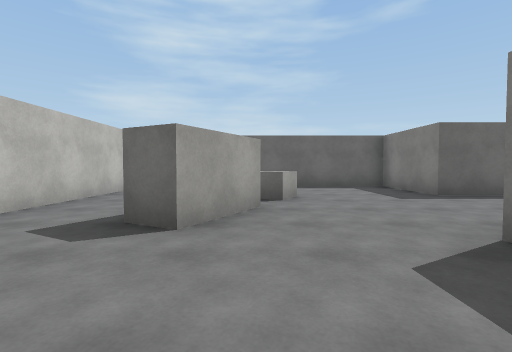
view 1 (above)

23 first-person views from a walk through a Unity game level. The camera is 1.2 m above the floor, tilts 2° down and sees 85° across. The floor is counted in squares, 2 m on a side. Each view is taken from the middle of a square. On the plan, view 1 faces up. The plan holds only what a view shows up to about 9 squares ahead; the rest is blank. The place goes on beyond the plan. Surface patterns are stand-ins for the level's own textures.

view 2
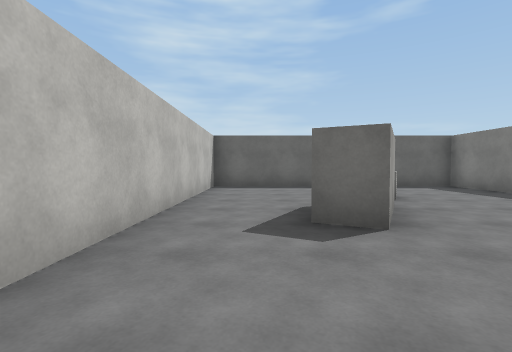

view 3
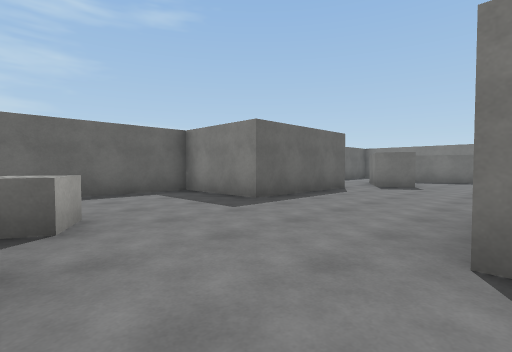

view 4
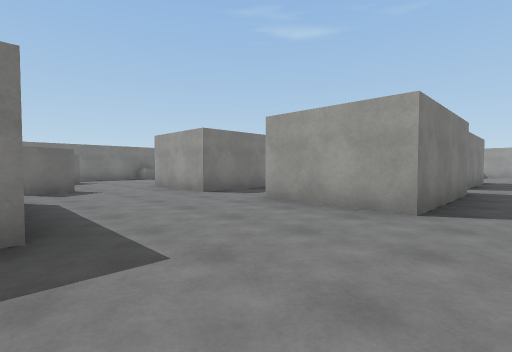

view 5
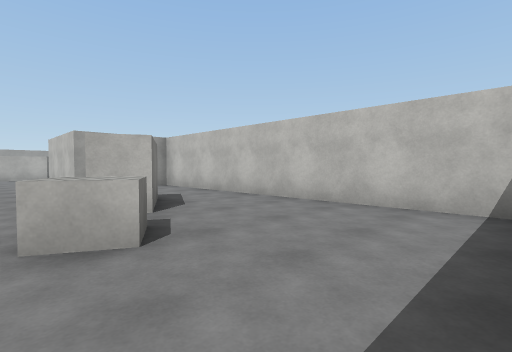

view 6
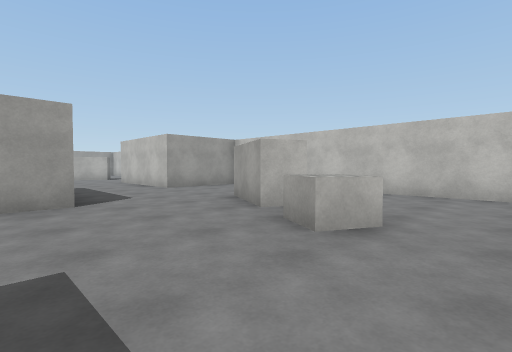

view 7
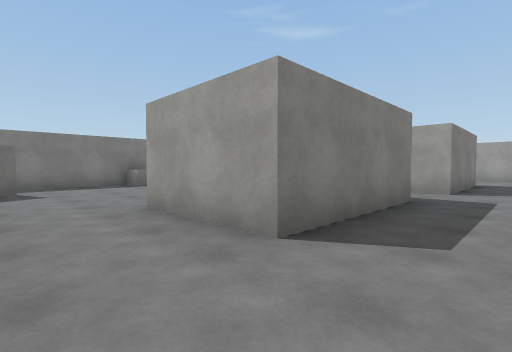

view 8
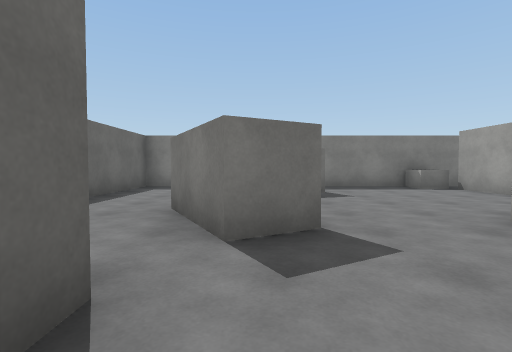

view 9
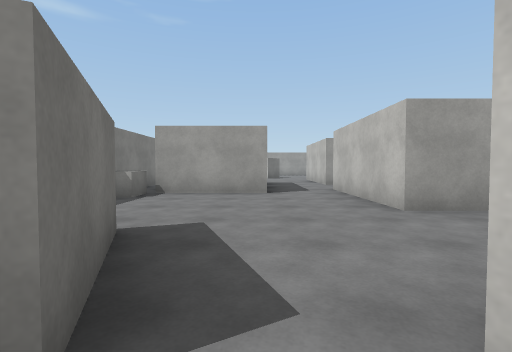

view 10
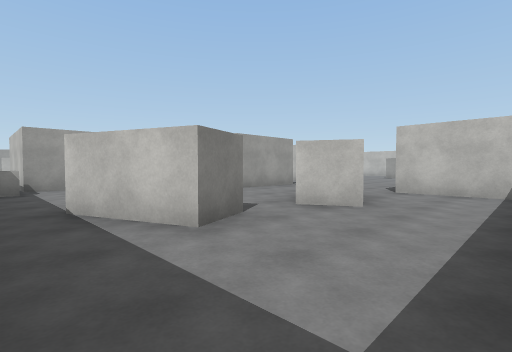

view 11
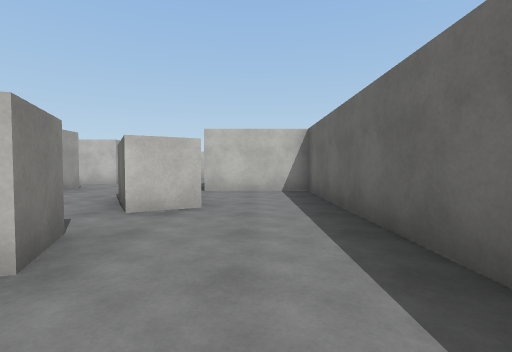

view 12
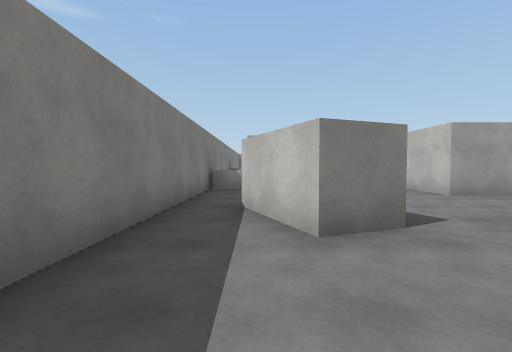

view 13
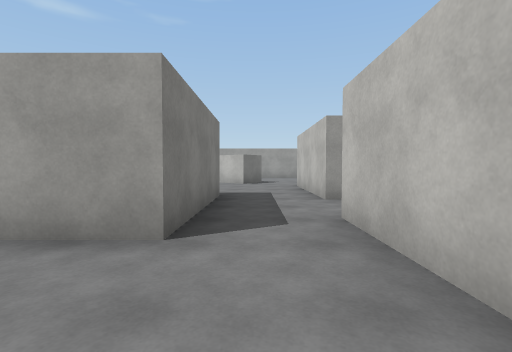

view 14
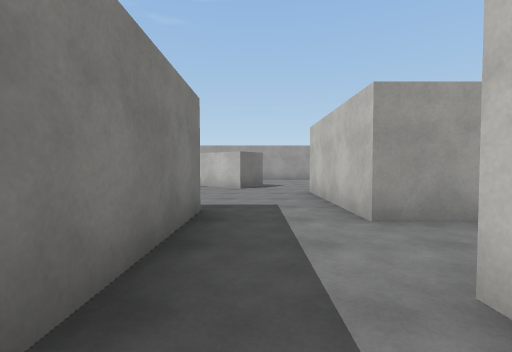

view 15
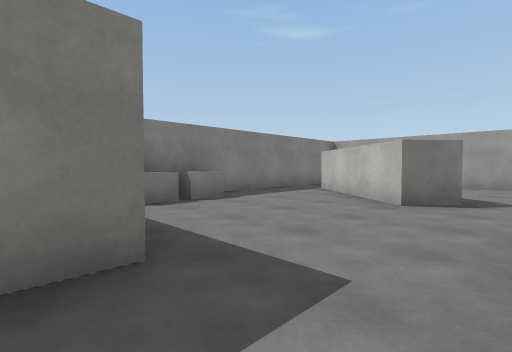

view 16
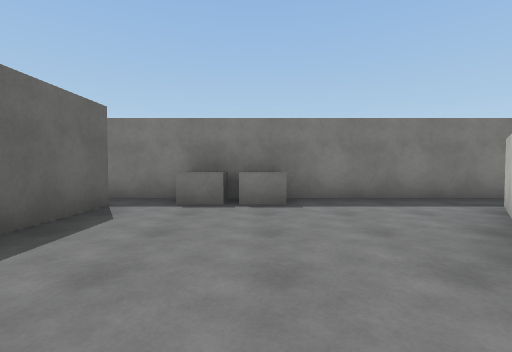

view 17
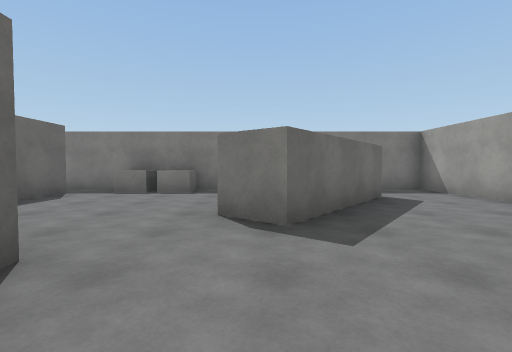

view 18
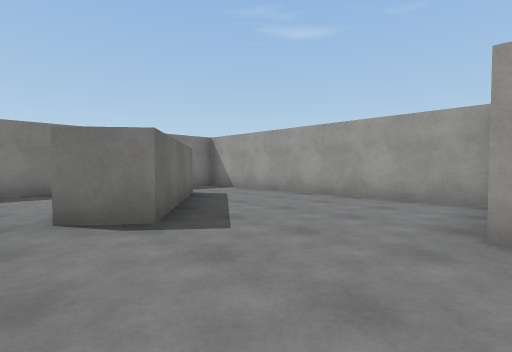

view 19
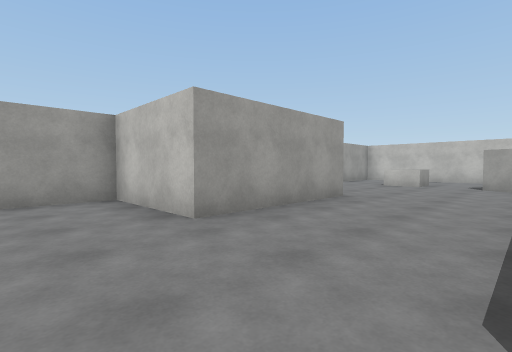

view 20
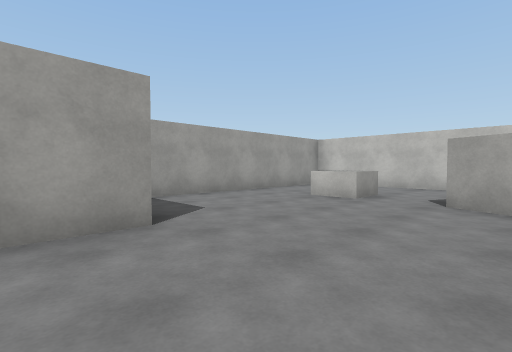

view 21
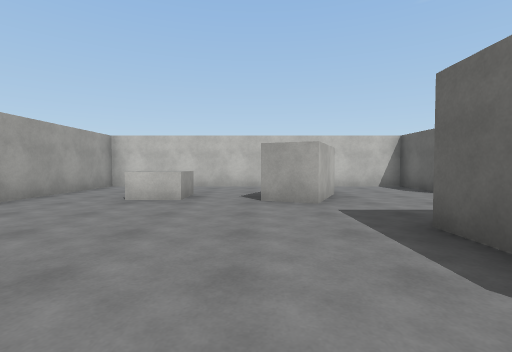

view 22
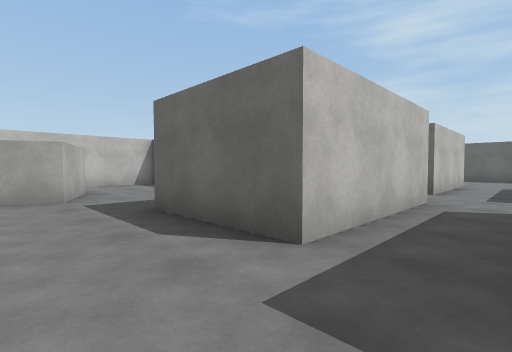

view 23
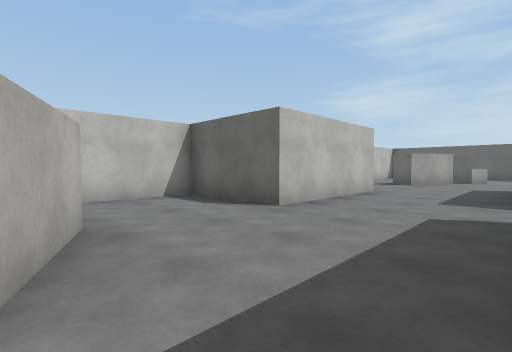

### Floor plan
Points are (right, up) in squares from view 1. A wall is a line through its corners. A room is listed if a view was taken in it or the views show most of it. See-through windows are left out.
Room 1 (views 1, 2, 3, 4, 5, 6, 7, 8)
walls: (0.1, 4.2) (-0.7, 2.6) (-1.4, 3) (-0.6, 4.5) (0.1, 4.2); (2, -1.2) (2, 2.2) (4.5, 2.2); (6.5, 2.2) (9, 2.2); (7.2, 5.7) (3.8, 5.7) (3.8, 8.3) (-3.2, 8.3) (-3.2, -0.2) (-0.7, -0.2) (-0.7, -1.4); (8.7, 4.4) (8.2, 5.2)
ways out: opening at (8, 6) to room 2; opening at (9, 3.5) to room 3; opening at (5.5, 3) to room 6; opening at (0.5, -1) to room 7
objects: block (0, 5) to (1, 6)
Room 2 (views 9, 10, 11, 12)
walls: (11.5, 5.3) (12.5, 5.7) (13.2, 3.8); (8.2, 5.2) (10, 6.2) (10.4, 5.3); (14.2, 4.6) (14.2, 8.3) (7.2, 8.3) (7.2, 5.7)
ways out: opening at (8, 6) to room 1; opening at (11, 5) to room 3; opening at (14, 4) to room 3
Room 3 (views 13, 14)
walls: (12.3, 3.4) (11.5, 5.3); (10.7, -0.2) (13.2, -0.2); (14.2, 0.6) (14.2, 4.6); (9, 2.2) (9, -1.2); (10.4, 5.3) (8.7, 4.4)
ways out: opening at (9, 3.5) to room 1; opening at (11, 5) to room 2; opening at (14, 4) to room 2; opening at (10, -1) to room 4
Room 4 (view 15)
walls: (10.7, -3.9) (10.7, -0.2)
ways out: opening at (10, -1) to room 3; opening at (9.5, -3) to room 5; opening at (7.5, -2) to room 6
Room 5 (view 16)
walls: (14.2, -4.4) (14.2, 0.6); (10.4, -7.5) (13.2, -9.7); (8.7, -3) (8.7, -6.5); (13.2, -0.2) (13.2, -3.8) (11.4, -3.8); (14.2, -9.6) (14.2, -6.6)
ways out: opening at (9.5, -3) to room 4; opening at (9.5, -7) to room 6; opening at (14, -10) to room 8
objects: block (14, -6); block (14, -5); block (14, 0)
Room 6 (views 17, 18, 19, 20, 21, 22, 23)
walls: (0.5, -7) (0.1, -8); (3.6, -9.7) (7.2, -9.7); (6.2, -6.5) (6.2, -3) (8.7, -3); (4.8, -2.6) (4.8, -6.2) (2.2, -6.2); (-3.2, -7.8) (-3.2, -12.3) (2.6, -12.3); (6.5, -1.4) (6.5, 2.2); (9.8, -8.3) (10.4, -7.5); (4.5, 2.2) (4.5, -1.2)
ways out: opening at (5.5, 3) to room 1; opening at (7.5, -2) to room 4; opening at (9.5, -7) to room 5; opening at (1.5, -7) to room 7; opening at (8.5, -8.5) to room 8
objects: block (-1, -10) to (0, -10)
Room 7 (no view inside)
walls: (-1.1, -6.3) (0.5, -7); (2.2, -5.5) (2.2, -3); (-0.7, -1.4) (-0.7, -3.8) (-3.2, -3.8) (-3.2, -5.9)
ways out: opening at (0.5, -1) to room 1; opening at (1.5, -7) to room 6
Room 8 (no view inside)
walls: (12.6, -10.5) (9.8, -8.3); (7.2, -9.7) (7.2, -12.3) (14.2, -12.3) (14.2, -9.6)
ways out: opening at (14, -10) to room 5; opening at (8.5, -8.5) to room 6

Positions as (right, up) in squares from view 1, and headings:
1: (0, 0), facing up
2: (-2, 0), facing up
3: (0, 2), facing up-right
4: (1, 6), facing down-right
5: (1, 8), facing down-left
6: (3, 7), facing down-left
7: (5, 4), facing down-right
8: (6, 5), facing right
9: (11, 6), facing down
10: (14, 8), facing down-left
11: (14, 7), facing left
12: (13, 8), facing down
13: (10, 2), facing down
14: (10, 0), facing down
15: (9, -3), facing down-right
16: (9, -6), facing right
17: (7, -8), facing right
18: (7, -7), facing down-right
19: (9, -7), facing down-left
20: (5, -7), facing down-left
21: (5, -8), facing left
22: (6, -8), facing up-left
23: (2, -7), facing up-left
